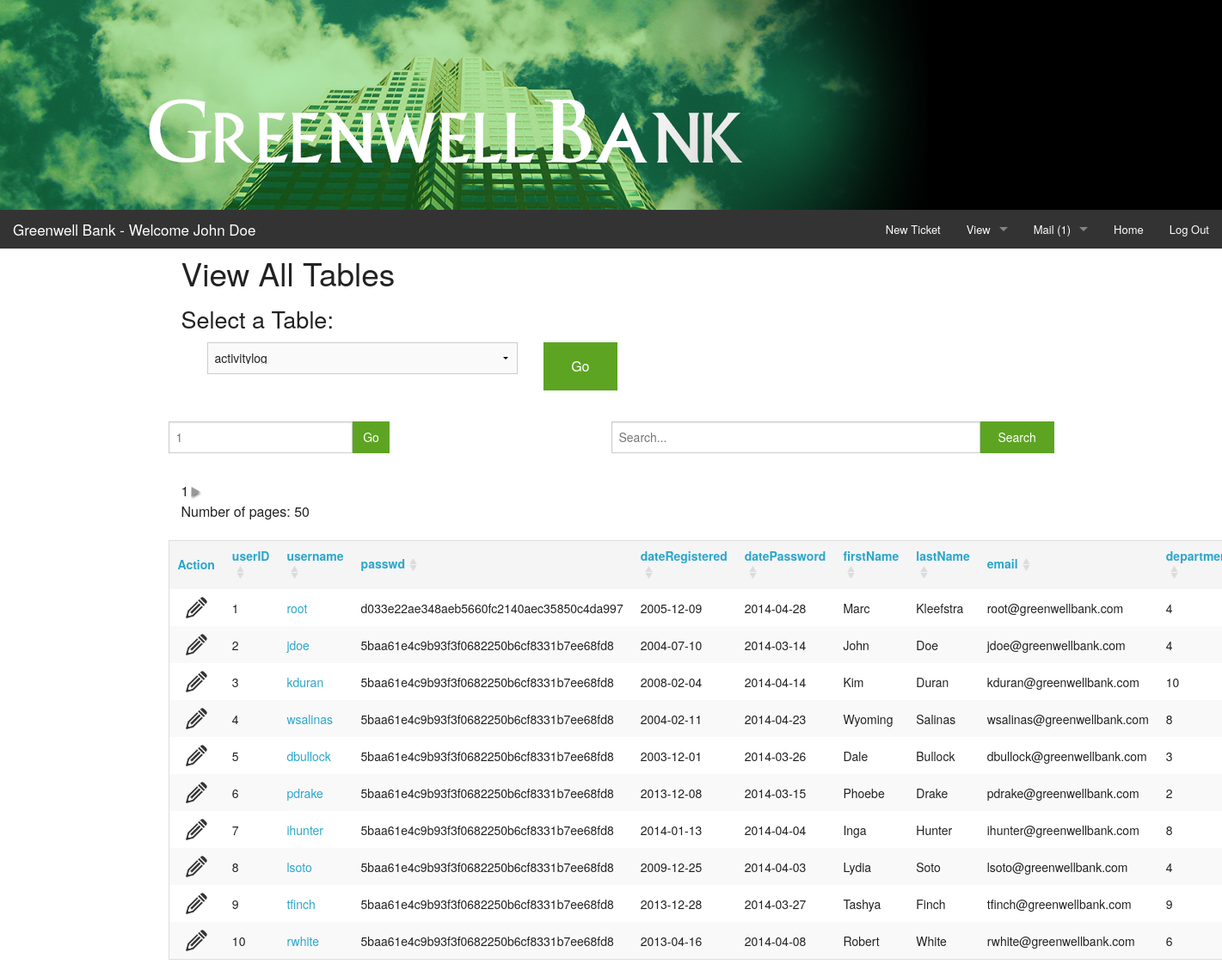
/alltables.php (signed in), run on the app's committed database.
### tables this page shows
CREATE TABLE IF NOT EXISTS `user` (
  `userID` int(11) NOT NULL AUTO_INCREMENT,
  `username` varchar(40) NOT NULL,
  `passwd` varchar(40) NOT NULL,
  `dateRegistered` date NOT NULL,
  `datePassword` date NOT NULL,
  `firstName` varchar(40) NOT NULL,
  `lastName` varchar(40) NOT NULL,
  `email` varchar(60) NOT NULL,
  `department` int(11) NOT NULL,
  `privilege` int(11) NOT NULL,
  PRIMARY KEY (`userID`)
);

### incl/paginatedtable.inc.php (the view, shortened to what this page needs)
<!doctype html>
<html lang="en">
<head>
</head>
<?php
	function column_sort($col_name) {
		if (isset($_GET['sortBy']) && isset($_GET['sortOrder'])) {
			if ($_GET['sortBy'] == $col_name->table . "." . $col_name->orgname) {
				if ($_GET['sortOrder'] == "DESC") {
					$sortImg = '<img src="images/sort_desc.png">';
				} else {
					$sortImg = '<img src="images/sort_asc.png">';
				}
			} else {
				$sortImg = '<img src="images/sort_both.png">';
			}
		} else {
			$sortImg = '<img src="images/sort_both.png">';
		}
		if (isset($_GET['sortBy']) && isset($_GET['sortOrder'])) {
			if ($_GET['sortBy'] !== $col_name->table . "." . $col_name->orgname) {
				$urlParams = http_build_query(array_merge($_GET, array("sortBy"=>$col_name->table . "." . $col_name->orgname,"sortOrder"=>"ASC")));
				echo "<th><a href=\"?" . $urlParams . "\">" . $col_name->name . "$sortImg</a></th>";
			} else {
				if ($_GET['sortOrder'] == "ASC") {
					$urlParams = http_build_query(array_merge($_GET, array("sortBy"=>$col_name->table . "." . $col_name->orgname,"sortOrder"=>"DESC")));
					echo "<th><a href=\"?" . $urlParams . "\">" . $col_name->name . "$sortImg</a></th>";
				} else {
					$urlParams = http_build_query(array_merge($_GET, array("sortBy"=>$col_name->table . "." . $col_name->orgname,"sortOrder"=>"ASC")));
					echo "<th><a href=\"?" . $urlParams . "\">" . $col_name->name . "$sortImg</a></th>";
				}
			}
		} else {
			$urlParams = http_build_query(array_merge($_GET, array("sortBy"=>$col_name->table . "." . $col_name->orgname,"sortOrder"=>"ASC")));
			echo "<th><a href=\"?" . $urlParams . "\">" . $col_name->name . "$sortImg</a></th>";
		}
	}
	function next_page($page) {
		$page++;
		if ($_SERVER['QUERY_STRING']) {
			$urlParams = http_build_query(array_merge($_GET, array("page"=>$page)));
			echo "<a href=\"?" . $urlParams . "\"><img src=\"images/forward_disabled.png\"></a>";
		} else {
			echo "<a href=\"?page=" . $page . "\"><img src=\"images/forward_disabled.png\"></a>";
		}
	}
	function pagination_links($numRows,$rowsPerPage,$page) {
		echo '<form method="post" action="' . $_SERVER['PHP_SELF'] . '?' . $_SERVER['QUERY_STRING'] . '">';
		echo "<div class='row'>";
		echo "<div class='row collapse'>";
		echo "<div class='small-10 columns'>";
		echo '<input type="text" name="pageNo" placeholder="' . $page . '">';
		echo "</div>";
		echo "<div class='small-2 columns'>";
		echo '<input class="success button postfix" type="submit" value="Go">';
		echo "</div>";
		echo "</div>";
		echo "</div>";
		echo '</form>';
		if ($numRows % $rowsPerPage != 0) {
			$numPages = intval($numRows / $rowsPerPage) + 1;
		} else {
			$numPages = intval($numRows / $rowsPerPage);
		}
		echo $page;
		if (!($page >= $numPages)) {
			next_page($page);
		}
		echo "<p>Number of pages: $numPages</p>";
	}
	function search_filter() {
		echo '<form method="post" action="' . $_SERVER['PHP_SELF'] . '?' . http_build_query($_GET) . '">';
		echo "<div class='row'>";
		echo "<div class='row collapse'>";
		echo "<div class='small-10 columns'>";
		echo '<input type="text" name="searchFilter" placeholder="' . "Search..." . '">';
		echo "</div>";
		echo "<div class='small-2 columns'>";
		echo '<input class="success button postfix" type="submit" value="Search">';
		echo "</div>";
		echo "</div>";
		echo "</div>";
		echo '</form>';
	}
function output_table($sql,$tableName,$view,$edit,$delete) {
	global $dbc;
	if (isset($_GET['page'])) {
		$page = $_GET['page'];
	} else {
		$page = "1";
	}
	if (isset($_GET['search'])) {
		$searchFilter = mysqli_real_escape_string($dbc,$_GET['search']);
	} else {
		$searchFilter = "";
	}
	$searchParams = null;
	if ($searchFilter) {
		$result = mysqli_query($dbc,$sql);
		while ($col_name = mysqli_fetch_field($result)) {
			if (!$searchParams) {
				$searchParams = "WHERE ";
			} else {
				$searchParams .= "OR ";
			}
			$searchParams .= $col_name->orgname . " LIKE \"%$searchFilter%\" ";
		}
		$rowsPerPage = 10;
		$pageOffset = 0;
	} else {
		$rowsPerPage = 10;
		$pageOffset = $page * $rowsPerPage - $rowsPerPage;
	}
	$sortParams = null;
	$result = mysqli_query($dbc,$sql . " " . $searchParams);
	if ($result) {
		$numRows = mysqli_num_rows($result);
	} else {
		$numRows = "0";
	}
	$result = mysqli_query($dbc, $sql . " " . $searchParams . $sortParams . " LIMIT $pageOffset, $rowsPerPage");
	if ($result) {
		$numCols = mysqli_num_fields($result);
		echo "<div class='row'>";
		echo "<div class='large-3 columns'>";
		pagination_links($numRows,$rowsPerPage,$page);
		echo '</div>';
		echo "<div class='large-6 columns'>";
		search_filter();
		echo '</div>';
		echo "</div>";
		echo '<div class="row">';
		echo "<table id=\"" . "tbl_" . $tableName . "\">";
		echo "<thead>";
		echo "<tr>";
		if ($view || $edit || $delete) {
			echo "<th>";
			echo "<a href=\"\">Action</a>";
			echo "</th>";
		}
		$columnList = [];
		while ($col_name = mysqli_fetch_field($result)) {
			column_sort($col_name);
			array_push($columnList, $col_name->orgname);
		}
		echo "</tr>";
		echo "</thead>";
		echo "<tbody>";
		mysqli_data_seek($result,0);
		while ($rows=mysqli_fetch_array($result)) {
			echo "<tr>";
			if ($view || $edit || $delete) {
			echo "<th>";
			if ($edit && ($_SESSION['privLevel'] == '2' || $_SESSION['privLevel'] == '4')) {
				echo "<a data-reveal-id=\"editRecord\" id=\"edit" . $rows['0'] . "\" class=\"?table=" . $tableName . "&id=" . $rows['0'] . "\" href=\"#\" id=\"edit" . $rows['0'] . "\"><img src=\"images/edit.png\"></a>";
			}
			echo "</th>";
		}
			for ($col_num=0; $col_num < $numCols; $col_num++) {
				echo "<td>";
				if ($columnList[$col_num] == "username") {
					echo '<a data-reveal-id="newMessage" href="#" id="message' . $rows[0] . '"class="?username=' . $rows[$col_num] . '">' . $rows[$col_num] . '</a>';
				} else {
					echo $rows[$col_num];
				}
				echo "</td>";
			}
			echo "</tr>";
		}
		echo "</tbody>";
		echo "</table>";
		echo "</div>";
	} else {
		pagination_links($numRows,$rowsPerPage,$page);
		search_filter();
		echo "<p>No Results.</p>";
	}
}
?>
</body>
</html>

### data on the page
user: userID "1", username "root", passwd "d033e22ae348aeb5660fc2140aec35850c4da997", dateRegistered "2005-12-09", datePassword "2014-04-28", firstName "Marc", lastName "Kleefstra", email "root@greenwellbank.com", department "4"
user: userID "2", username "jdoe", passwd "5baa61e4c9b93f3f0682250b6cf8331b7ee68fd8", dateRegistered "2004-07-10", datePassword "2014-03-14", firstName "John", lastName "Doe", email "jdoe@greenwellbank.com", department "4"
user: userID "3", username "kduran", passwd "5baa61e4c9b93f3f0682250b6cf8331b7ee68fd8", dateRegistered "2008-02-04", datePassword "2014-04-14", firstName "Kim", lastName "Duran", email "kduran@greenwellbank.com", department "10"
user: userID "4", username "wsalinas", passwd "5baa61e4c9b93f3f0682250b6cf8331b7ee68fd8", dateRegistered "2004-02-11", datePassword "2014-04-23", firstName "Wyoming", lastName "Salinas", email "wsalinas@greenwellbank.com", department "8"
user: userID "5", username "dbullock", passwd "5baa61e4c9b93f3f0682250b6cf8331b7ee68fd8", dateRegistered "2003-12-01", datePassword "2014-03-26", firstName "Dale", lastName "Bullock", email "dbullock@greenwellbank.com", department "3"
user: userID "6", username "pdrake", passwd "5baa61e4c9b93f3f0682250b6cf8331b7ee68fd8", dateRegistered "2013-12-08", datePassword "2014-03-15", firstName "Phoebe", lastName "Drake", email "pdrake@greenwellbank.com", department "2"
user: userID "7", username "ihunter", passwd "5baa61e4c9b93f3f0682250b6cf8331b7ee68fd8", dateRegistered "2014-01-13", datePassword "2014-04-04", firstName "Inga", lastName "Hunter", email "ihunter@greenwellbank.com", department "8"
user: userID "8", username "lsoto", passwd "5baa61e4c9b93f3f0682250b6cf8331b7ee68fd8", dateRegistered "2009-12-25", datePassword "2014-04-03", firstName "Lydia", lastName "Soto", email "lsoto@greenwellbank.com", department "4"
user: userID "9", username "tfinch", passwd "5baa61e4c9b93f3f0682250b6cf8331b7ee68fd8", dateRegistered "2013-12-28", datePassword "2014-03-27", firstName "Tashya", lastName "Finch", email "tfinch@greenwellbank.com", department "9"
user: userID "10", username "rwhite", passwd "5baa61e4c9b93f3f0682250b6cf8331b7ee68fd8", dateRegistered "2013-04-16", datePassword "2014-04-08", firstName "Robert", lastName "White", email "rwhite@greenwellbank.com", department "6"

### other printed values
$_SESSION['firstName'] "John"
$_SESSION['lastName'] "Doe"
$newMsgs "1"
$page "1"
$numPages "50"
$col_name->name "userID"
$col_name->name "username"
$col_name->name "passwd"
$col_name->name "dateRegistered"
$col_name->name "datePassword"
$col_name->name "firstName"
$col_name->name "lastName"
$col_name->name "email"
form field tableSelect "activitylog"
